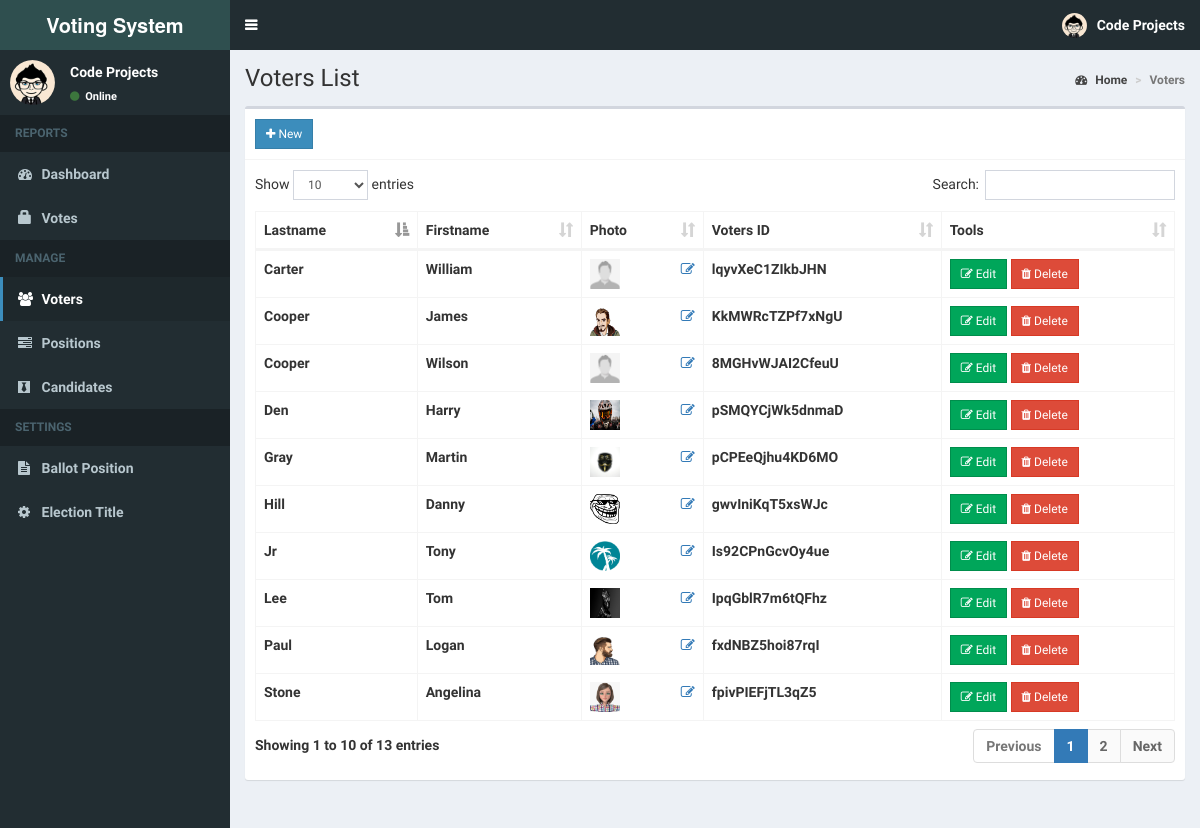
Screenshot of /admin/voters.php (signed in) with the database file from the repository.
### tables this page shows
CREATE TABLE IF NOT EXISTS `voters` (
`id` int(11) NOT NULL,
  `voters_id` varchar(15) NOT NULL,
  `password` varchar(60) NOT NULL,
  `firstname` varchar(30) NOT NULL,
  `lastname` varchar(30) NOT NULL,
  `photo` varchar(150) NOT NULL
);

### admin/includes/session.php (called while the page is built, shortened)
<?php
	include 'includes/conn.php';
	$sql = "SELECT * FROM admin WHERE id = '".$_SESSION['admin']."'";
	$query = $conn->query($sql);
	$user = $query->fetch_assoc();
?>

### admin/voters.php (the view, shortened to what this page needs)
<?php include 'includes/session.php'; ?>
<?php include 'includes/header.php'; ?>
<body class="hold-transition skin-blue sidebar-mini">
<div class="wrapper">
  <?php include 'includes/navbar.php'; ?>
  <?php include 'includes/menubar.php'; ?>
  <div class="content-wrapper">
    <section class="content-header">
      <h1>
        Voters List
      </h1>
      <ol class="breadcrumb">
        <li><a href="#"><i class="fa fa-dashboard"></i> Home</a></li>
        <li class="active">Voters</li>
      </ol>
    </section>
    <section class="content">
      <div class="row">
        <div class="col-xs-12">
          <div class="box">
            <div class="box-header with-border">
              <a href="#addnew" data-toggle="modal" class="btn btn-primary btn-sm btn-flat"><i class="fa fa-plus"></i> New</a>
            </div>
            <div class="box-body">
              <table id="example1" class="table table-bordered">
                <thead>
                  <th>Lastname</th>
                  <th>Firstname</th>
                  <th>Photo</th>
                  <th>Voters ID</th>
                  <th>Tools</th>
                </thead>
                <tbody>
                  <?php
                    $sql = "SELECT * FROM voters";
                    $query = $conn->query($sql);
                    while($row = $query->fetch_assoc()){
                      $image = (!empty($row['photo'])) ? '../images/'.$row['photo'] : '../images/profile.jpg';
                      echo "
                        <tr>
                          <td>".$row['lastname']."</td>
                          <td>".$row['firstname']."</td>
                          <td>
                            <img src='".$image."' width='30px' height='30px'>
                            <a href='#edit_photo' data-toggle='modal' class='pull-right photo' data-id='".$row['id']."'><span class='fa fa-edit'></span></a>
                          </td>
                          <td>".$row['voters_id']."</td>
                          <td>
                            <button class='btn btn-success btn-sm edit btn-flat' data-id='".$row['id']."'><i class='fa fa-edit'></i> Edit</button>
                            <button class='btn btn-danger btn-sm delete btn-flat' data-id='".$row['id']."'><i class='fa fa-trash'></i> Delete</button>
                          </td>
                        </tr>
                      ";
                    }
                  ?>
                </tbody>
              </table>
            </div>
          </div>
        </div>
      </div>
    </section>
  </div>
</div>
</body>
</html>

### admin/includes/navbar.php (shortened to what this page needs)
<header class="main-header">
  <a href="home.php" class="logo">
    <span class="logo-lg"><b>Voting System </span>
  </a>
  <nav class="navbar navbar-static-top">
    <a href="#" class="sidebar-toggle" data-toggle="push-menu" role="button">
    </a>
    <div class="navbar-custom-menu">
      <ul class="nav navbar-nav">
        <li class="dropdown user user-menu">
          <a href="#" class="dropdown-toggle" data-toggle="dropdown">
            <img src="<?php echo (!empty($user['photo'])) ? '../images/'.$user['photo'] : '../images/profile.jpg'; ?>" class="user-image" alt="User Image">
            <span class="hidden-xs"><?php echo $user['firstname'].' '.$user['lastname']; ?></span>
          </a>
        </li>
      </ul>
    </div>
  </nav>
</header>

### admin/includes/menubar.php (shortened to what this page needs)
<aside class="main-sidebar">
  <section class="sidebar">
    <div class="user-panel">
      <div class="pull-left image">
        <img src="<?php echo (!empty($user['photo'])) ? '../images/'.$user['photo'] : '../images/profile.jpg'; ?>" class="img-circle" alt="User Image">
      </div>
      <div class="pull-left info">
        <p><?php echo $user['firstname'].' '.$user['lastname']; ?></p>
        <a><i class="fa fa-circle text-success"></i> Online</a>
      </div>
    </div>
    <ul class="sidebar-menu" data-widget="tree">
      <li class="header">REPORTS</li>
      <li class=""><a href="home.php"><i class="fa fa-dashboard"></i> <span>Dashboard</span></a></li>
      <li class=""><a href="votes.php"><span class="glyphicon glyphicon-lock"></span> <span>Votes</span></a></li>
      <li class="header">MANAGE</li>
      <li class=""><a href="voters.php"><i class="fa fa-users"></i> <span>Voters</span></a></li>
      <li class=""><a href="positions.php"><i class="fa fa-tasks"></i> <span>Positions</span></a></li>
      <li class=""><a href="candidates.php"><i class="fa fa-black-tie"></i> <span>Candidates</span></a></li>
      <li class="header">SETTINGS</li>
      <li class=""><a href="ballot.php"><i class="fa fa-file-text"></i> <span>Ballot Position</span></a></li>
      <li class=""><a href="#config" data-toggle="modal"><i class="fa fa-cog"></i> <span>Election Title</span></a></li>
    </ul>
  </section>
</aside>

### rows the page displays
voters: lastname "Den", firstname "Harry", photo (picture), voters "pSMQYCjWk5dnmaD"
voters: lastname "Jr", firstname "Tony", photo (picture), voters "Is92CPnGcvOy4ue"
voters: lastname "Hill", firstname "Danny", photo (picture), voters "gwvIniKqT5xsWJc"
voters: lastname "Lee", firstname "Tom", photo (picture), voters "IpqGblR7m6tQFhz"
voters: lastname "Paul", firstname "Logan", photo (picture), voters "fxdNBZ5hoi87rqI"
voters: lastname "Stone", firstname "Angelina", photo (picture), voters "fpivPIEFjTL3qZ5"
voters: lastname "Cooper", firstname "James", photo (picture), voters "KkMWRcTZPf7xNgU"
voters: lastname "Gray", firstname "Martin", photo (picture), voters "pCPEeQjhu4KD6MO"
voters: lastname "Carter", firstname "William", photo (placeholder picture), voters "lqyvXeC1ZIkbJHN"
voters: lastname "Cooper", firstname "Wilson", photo (placeholder picture), voters "8MGHvWJAI2CfeuU"

### other values shown
$user['firstname'] "Code"
$user['lastname'] "Projects"
